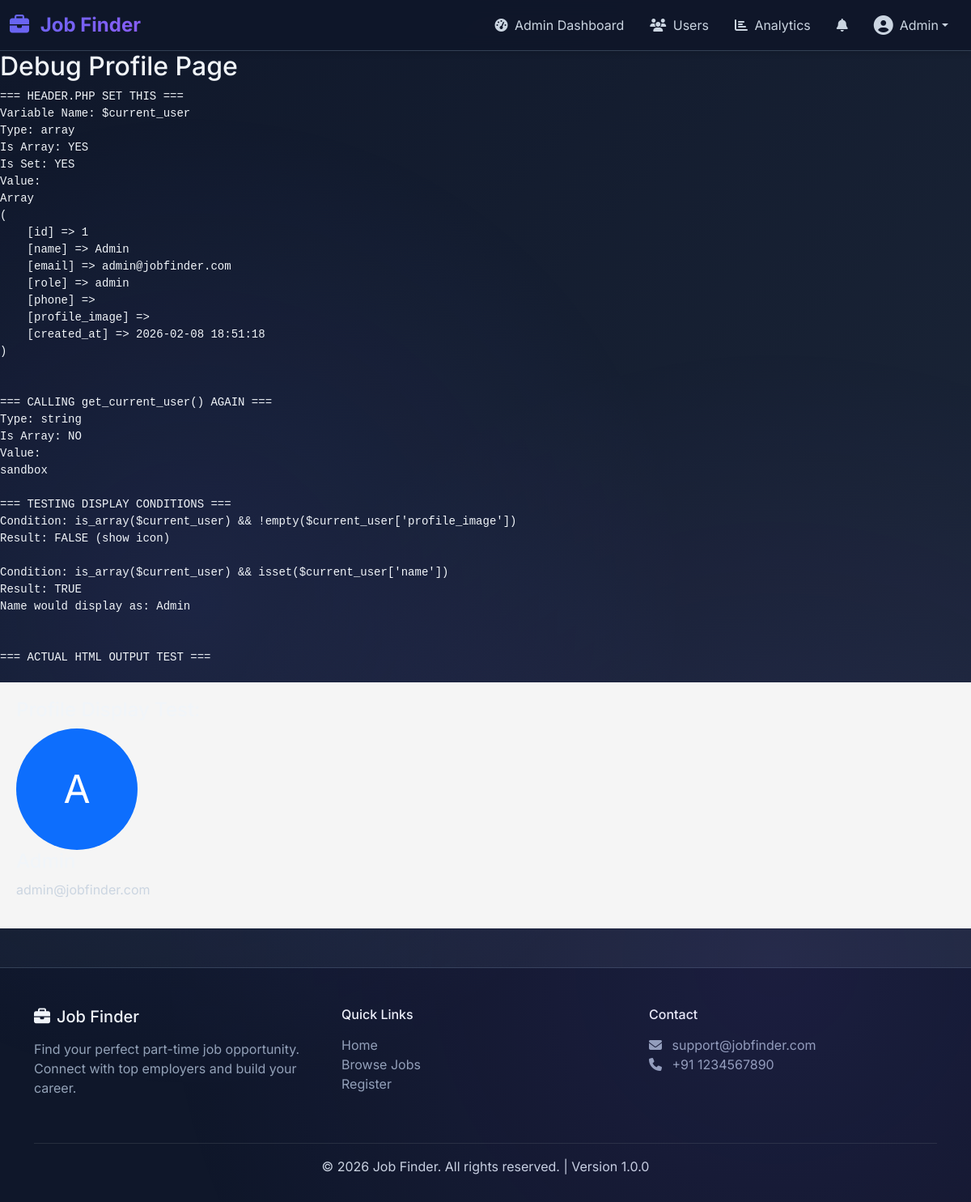
/debug_profile.php (signed in), run on the app's committed database.
### tables this page shows
CREATE TABLE users (
    id INT PRIMARY KEY AUTO_INCREMENT,
    name VARCHAR(100) NOT NULL,
    email VARCHAR(100) UNIQUE NOT NULL,
    password_hash VARCHAR(255) NOT NULL,
    role ENUM('user', 'agent', 'admin') DEFAULT 'user',
    phone VARCHAR(20),
    profile_image VARCHAR(255),
    status ENUM('active', 'blocked') DEFAULT 'active',
    created_at TIMESTAMP DEFAULT CURRENT_TIMESTAMP,
    updated_at TIMESTAMP DEFAULT CURRENT_TIMESTAMP ON UPDATE CURRENT_TIMESTAMP,
    INDEX idx_email (email),
    INDEX idx_role (role),
    INDEX idx_status (status)
);

### includes/functions.php (called while the page is built, shortened)
<?php
function is_authenticated() {
    return isset($_SESSION['user_id']) && !empty($_SESSION['user_id']);
}
function has_role($roles) {
    return $_SESSION['user_role'] === $roles;
}
if (!function_exists('get_logged_in_user')) {
    function get_logged_in_user() {
        $sql = "SELECT id, name, email, role, phone, profile_image, created_at
                FROM users WHERE id = ? AND status = 'active'";
        return db_fetch($sql, [$_SESSION['user_id']]);
    }
}

### config/database.php (called while the page is built, shortened)
<?php
try {
    $dsn = "mysql:host=" . DB_HOST . ";dbname=" . DB_NAME . ";charset=utf8mb4";
    $options = [
        PDO::ATTR_ERRMODE            => PDO::ERRMODE_EXCEPTION,
        PDO::ATTR_DEFAULT_FETCH_MODE => PDO::FETCH_ASSOC,
        PDO::ATTR_EMULATE_PREPARES   => false,
        PDO::ATTR_PERSISTENT         => true
    ];
    $pdo = new PDO($dsn, DB_USER, DB_PASS, $options);
} catch (PDOException $e) {
    error_log("Database Connection Error: " . $e->getMessage());
    die("Database connection failed. Please try again later.");
}
function db_query($sql, $params = []) {
    global $pdo;
    try {
        $stmt = $pdo->prepare($sql);
        $stmt->execute($params);
        return $stmt;
    } catch (PDOException $e) {
        error_log("Query Error: " . $e->getMessage());
        throw $e;
    }
}
function db_fetch($sql, $params = []) {
    $stmt = db_query($sql, $params);
    return $stmt->fetch();
}

### debug_profile.php (the view, shortened to what this page needs)
<?php
require_once __DIR__ . '/includes/header.php';
echo "<h2>Debug Profile Page</h2>";
echo "<pre>";
echo "=== HEADER.PHP SET THIS ===\n";
echo "Variable Name: \$current_user\n";
echo "Type: " . gettype($current_user) . "\n";
echo "Is Array: " . (is_array($current_user) ? 'YES' : 'NO') . "\n";
echo "Is Set: " . (isset($current_user) ? 'YES' : 'NO') . "\n";
echo "Value:\n";
print_r($current_user);
echo "\n\n=== CALLING get_current_user() AGAIN ===\n";
$test_user = get_current_user();
echo "Type: " . gettype($test_user) . "\n";
echo "Is Array: " . (is_array($test_user) ? 'YES' : 'NO') . "\n";
echo "Value:\n";
print_r($test_user);
echo "\n\n=== TESTING DISPLAY CONDITIONS ===\n";
echo "Condition: is_array(\$current_user) && !empty(\$current_user['profile_image'])\n";
echo "Result: " . (is_array($current_user) && !empty($current_user['profile_image']) ? 'TRUE (show image)' : 'FALSE (show icon)') . "\n";
echo "\nCondition: is_array(\$current_user) && isset(\$current_user['name'])\n";
echo "Result: " . (is_array($current_user) && isset($current_user['name']) ? 'TRUE' : 'FALSE') . "\n";
if (is_array($current_user) && isset($current_user['name'])) {
    echo "Name would display as: " . htmlspecialchars($current_user['name']) . "\n";
} else {
    echo "Name would display as: User (fallback)\n";
}
echo "\n\n=== ACTUAL HTML OUTPUT TEST ===\n";
echo "</pre>";
echo "<div style='background: #f5f5f5; padding: 20px; margin: 20px 0;'>";
echo "<h4>Profile Display Test:</h4>";
if (is_array($current_user) && !empty($current_user['profile_image'])): ?>
    <img src="<?php echo APP_URL . '/uploads/profiles/' . $current_user['profile_image']; ?>"
         alt="Profile" class="rounded-circle" width="150" height="150" style="object-fit: cover;">
<?php else: ?>
    <div class="rounded-circle bg-primary text-white d-inline-flex align-items-center justify-content-center"
         style="width: 150px; height: 150px; font-size: 3rem;">
        <?php echo is_array($current_user) && isset($current_user['name']) ? strtoupper(substr($current_user['name'], 0, 1)) : 'U'; ?>
    </div>
<?php endif; ?>
<h4><?php echo is_array($current_user) ? htmlspecialchars($current_user['name'] ?? 'User') : 'User'; ?></h4>
<p><?php echo is_array($current_user) ? htmlspecialchars($current_user['email'] ?? '') : ''; ?></p>
</div>
<?php require_once __DIR__ . '/includes/footer.php'; ?>

### includes/header.php (shortened to what this page needs)
<?php
$current_user = get_logged_in_user();
?>
<!DOCTYPE html>
<html lang="en">
<head>
    <link href="https://cdn.jsdelivr.net/npm/bootstrap@5.3.0/dist/css/bootstrap.min.css" rel="stylesheet">
    <link rel="stylesheet" href="https://cdnjs.cloudflare.com/ajax/libs/font-awesome/6.4.0/css/all.min.css">
    <link rel="stylesheet" href="<?php echo APP_URL; ?>/assets/css/style.css?v=<?php echo time(); ?>">
</head>
<body>
    <nav class="navbar navbar-expand-lg navbar-dark bg-dark-custom sticky-top">
        <div class="container-fluid">
            <a class="navbar-brand" href="<?php echo APP_URL; ?>">
                <i class="fas fa-briefcase me-2"></i>
                <span class="brand-text"><?php echo APP_NAME; ?></span>
            </a>
            <div class="collapse navbar-collapse" id="navbarNav">
                <ul class="navbar-nav ms-auto align-items-center">
                    <?php if (is_authenticated()): ?>
                        <?php if (has_role(ROLE_ADMIN)): ?>
                            <li class="nav-item">
                                <a class="nav-link" href="<?php echo APP_URL; ?>/admin/dashboard.php">
                                    <i class="fas fa-tachometer-alt me-1"></i> Admin Dashboard
                                </a>
                            </li>
                            <li class="nav-item">
                                <a class="nav-link" href="<?php echo APP_URL; ?>/admin/manage_users.php">
                                    <i class="fas fa-users me-1"></i> Users
                                </a>
                            </li>
                            <li class="nav-item">
                                <a class="nav-link" href="<?php echo APP_URL; ?>/admin/analytics.php">
                                    <i class="fas fa-chart-bar me-1"></i> Analytics
                                </a>
                            </li>
                        <?php endif; ?>
                        <li class="nav-item dropdown">
                            <a class="nav-link position-relative" href="#" id="notificationDropdown" role="button" data-bs-toggle="dropdown">
                                <i class="fas fa-bell"></i>
                            </a>
                        </li>
                        <li class="nav-item dropdown">
                            <a class="nav-link dropdown-toggle d-flex align-items-center" href="#" id="userDropdown" role="button" data-bs-toggle="dropdown">
                                <?php if (is_array($current_user) && !empty($current_user['profile_image'])): ?>
                                    <img src="<?php echo APP_URL . '/uploads/profiles/' . $current_user['profile_image']; ?>" alt="Profile" class="rounded-circle me-2" width="32" height="32" style="object-fit: cover;">
                                <?php else: ?>
                                    <i class="fas fa-user-circle me-2 fs-4"></i>
                                <?php endif; ?>
                                <span><?php echo is_array($current_user) ? htmlspecialchars($current_user['name'] ?? 'User') : 'User'; ?></span>
                            </a>
                        </li>
                    <?php endif; ?>
                </ul>
            </div>
        </div>
    </nav>
    <main class="main-content">

### assets/css/style.css (style rules this page uses)
:root { --primary-color: #6366f1; --primary-dark: #4f46e5; --secondary-color: #8b5cf6; --success-color: #10b981; --warning-color: #f59e0b; --danger-color: #ef4444; --dark-bg: #0f172a; --dark-card: #1e293b; --dark-border: #334155; --text-primary: #f1f5f9; --text-secondary: #cbd5e1; --text-muted: #94a3b8; }
* { margin: 0; padding: 0; box-sizing: border-box; }
body { font-family: 'Inter', sans-serif; background: linear-gradient(135deg, #0f172a 0%, #1e293b 100%); color: var(--text-primary); min-height: 100vh; position: relative; }
body::before { content: ''; position: fixed; top: 0; left: 0; width: 100%; height: 100%; background: radial-gradient(circle at 20% 50%, rgba(99, 102, 241, 0.1) 0%, transparent 50%), radial-gradient(circle at 80% 80%, rgba(139, 92, 246, 0.1) 0%, transparent 50%); pointer-events: none; z-index: 0; }
.main-content { position: relative; z-index: 1; min-height: calc(100vh - 200px); }
.navbar-dark.bg-dark-custom { background: rgba(15, 23, 42, 0.95) !important; backdrop-filter: blur(10px); border-bottom: 1px solid var(--dark-border); box-shadow: 0 4px 6px rgba(0, 0, 0, 0.1); }
.navbar-brand { font-weight: 700; font-size: 1.5rem; background: linear-gradient(135deg, var(--primary-color), var(--secondary-color)); -webkit-background-clip: text; background-clip: text; -webkit-text-fill-color: transparent; }
.nav-link { color: var(--text-secondary) !important; transition: all 0.3s ease; padding: 0.5rem 1rem !important; border-radius: 8px; }
h1, h2, h3, h4, h5, h6 { color: var(--text-primary) !important; }
p { color: var(--text-secondary) !important; }

### data on the page
users: name "Admin", name "A", email "admin@jobfinder.com"

### other printed values
APP_NAME "Job Finder"
gettype($current_user) "array"
gettype($test_user) "string"
APP_VERSION "1.0.0"
